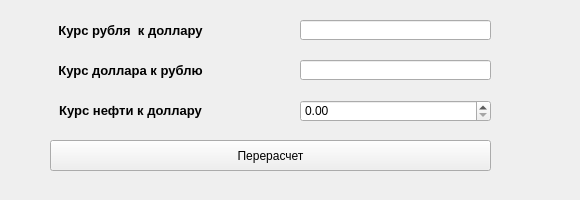
<?xml version="1.0" encoding="UTF-8"?>
<ui version="4.0">
 <class>Form</class>
 <widget class="QWidget" name="Form">
  <property name="geometry">
   <rect>
    <x>0</x>
    <y>0</y>
    <width>580</width>
    <height>200</height>
   </rect>
  </property>
  <property name="windowTitle">
   <string>Form</string>
  </property>
  <widget class="QDoubleSpinBox" name="doubleSpinBox">
   <property name="geometry">
    <rect>
     <x>300</x>
     <y>100</y>
     <width>191</width>
     <height>22</height>
    </rect>
   </property>
  </widget>
  <widget class="QLabel" name="label">
   <property name="geometry">
    <rect>
     <x>0</x>
     <y>100</y>
     <width>261</width>
     <height>21</height>
    </rect>
   </property>
   <property name="font">
    <font>
     <pointsize>10</pointsize>
     <bold>true</bold>
    </font>
   </property>
   <property name="text">
    <string>Курс нефти к доллару</string>
   </property>
   <property name="alignment">
    <set>Qt::AlignCenter</set>
   </property>
  </widget>
  <widget class="QPushButton" name="pushButton">
   <property name="geometry">
    <rect>
     <x>50</x>
     <y>140</y>
     <width>441</width>
     <height>31</height>
    </rect>
   </property>
   <property name="text">
    <string>Перерасчет</string>
   </property>
  </widget>
  <widget class="QLabel" name="label_2">
   <property name="geometry">
    <rect>
     <x>5</x>
     <y>60</y>
     <width>251</width>
     <height>21</height>
    </rect>
   </property>
   <property name="font">
    <font>
     <pointsize>10</pointsize>
     <bold>true</bold>
    </font>
   </property>
   <property name="text">
    <string>Курс доллара к рублю</string>
   </property>
   <property name="alignment">
    <set>Qt::AlignCenter</set>
   </property>
  </widget>
  <widget class="QLineEdit" name="lineEdit">
   <property name="geometry">
    <rect>
     <x>300</x>
     <y>60</y>
     <width>191</width>
     <height>20</height>
    </rect>
   </property>
  </widget>
  <widget class="QLineEdit" name="lineEdit_2">
   <property name="geometry">
    <rect>
     <x>300</x>
     <y>20</y>
     <width>191</width>
     <height>20</height>
    </rect>
   </property>
  </widget>
  <widget class="QLabel" name="label_3">
   <property name="geometry">
    <rect>
     <x>10</x>
     <y>20</y>
     <width>241</width>
     <height>21</height>
    </rect>
   </property>
   <property name="font">
    <font>
     <pointsize>10</pointsize>
     <bold>true</bold>
    </font>
   </property>
   <property name="text">
    <string>Курс рубля  к доллару</string>
   </property>
   <property name="alignment">
    <set>Qt::AlignCenter</set>
   </property>
  </widget>
 </widget>
 <resources/>
 <connections/>
</ui>
